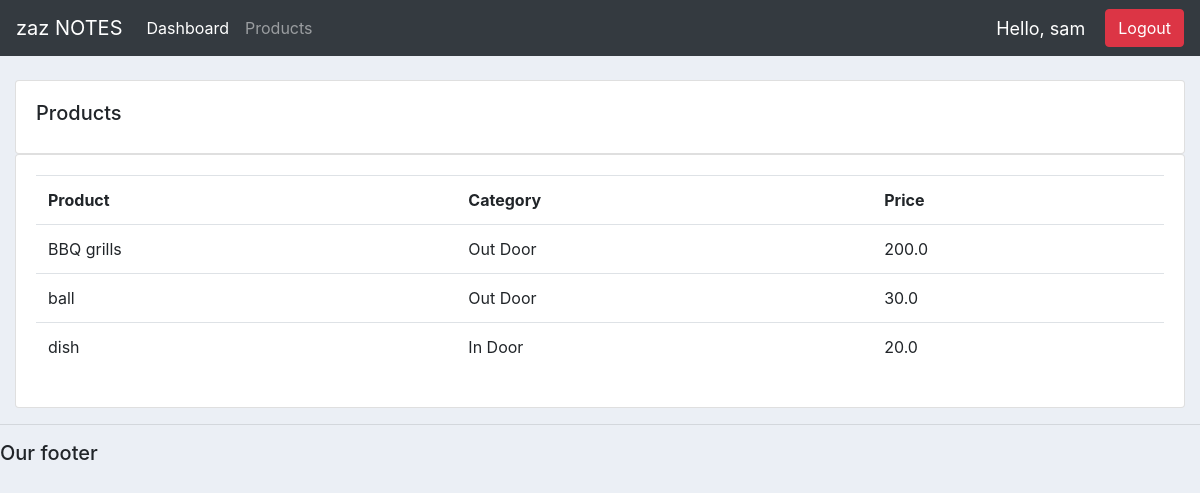
The page /products/ (signed in) on the database its author committed.
### accounts/models.py (models this page shows, shortened)
class Product(models.Model):
    CATEGORY = (
        ("In Door", "In Door"),
        ("Out Door", "Out Door")
    )
    name = models.CharField(max_length=200, null=True)
    price = models.FloatField(null=True)
    category = models.CharField(max_length=200, null=True, choices=CATEGORY)
    description = models.CharField(max_length=200, blank=True)
    date_created = models.DateTimeField(auto_now_add=True)
    tag = models.ManyToManyField(Tag)

### accounts/views.py (the view)
# urls.py: path('products/', views.products, name = 'products'),
def products(request):
    products = Product.objects.all()
    context = {'products': products}
    return render(request, 'accounts/products.html', context)

### accounts/templates/accounts/products.html
{%  extends 'accounts/main.html' %}
{% block content %}
		<br>
		<div class="row">
			<div class="col-md">
				<div class="card card-body">
					<h5>Products</h5>
				</div>
				<div class="card card-body">
					<table class="table">
						<tr>
							<th>Product</th>
							<th>Category</th>
							<th>Price</th>
						</tr>
						{% for i in products %}
						<tr>
						<td>{{i.name}}</td>
						<td>{{i.category}}</td>
						<td>{{i.price}}</td>
						</tr>
						{% endfor %}
					</table>
				</div>
			</div>
		</div>
{% endblock content %}

### accounts/templates/accounts/navbar.html (shortened to what this page needs)
{% load static %}
<nav class="navbar navbar-expand-lg navbar-dark bg-dark">
  <a class="navbar-brand" href="#">zaz NOTES</a>
  <div class="collapse navbar-collapse" id="navbarNav">
    <ul class="navbar-nav">
      <li class="nav-item active">
        <a class="nav-link" href="{% url 'dashboard' %}">Dashboard</a>
      </li>
      <li class="nav-item">
        <a class="nav-link" href="{% url 'products' %}">Products</a>
      </li>
    </ul>
  </div>
  <span class='hello-msg'>Hello, {{request.user}}</span>
  <span><a class='btn btn-danger' href="{% url 'logout' %}">Logout</a></span>
</nav>

### accounts/static/css/main.css (style rules this page uses)
body { background-color: #ebeff5; }

### accounts/templates/accounts/navbar.html (style rules this page uses)
.hello-msg { font-size: 18px; color: #fff; margin-right: 20px; }

### rows shown on the page
Product: name "BBQ grills", category "Out Door", price "200.0"
Product: name "ball", category "Out Door", price "30.0"
Product: name "dish", category "In Door", price "20.0"

### other values the page prints
{{ request.user }} "sam"
